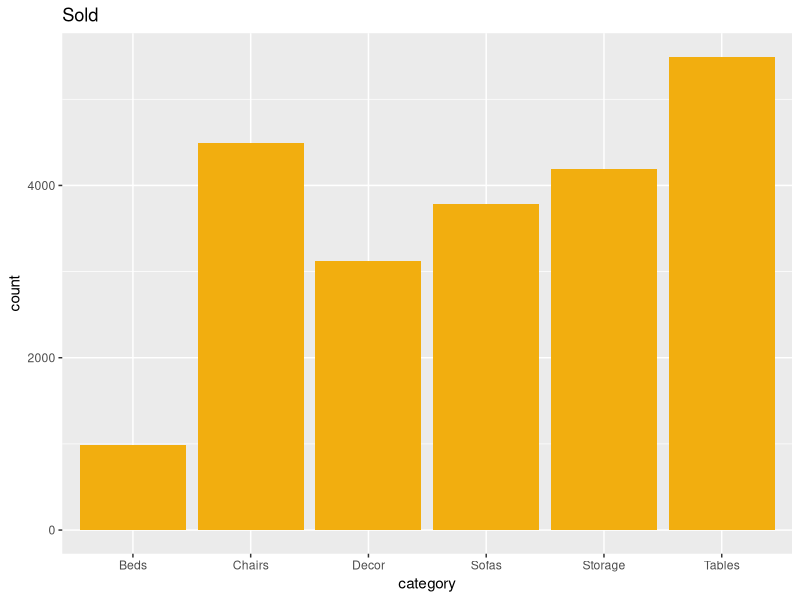
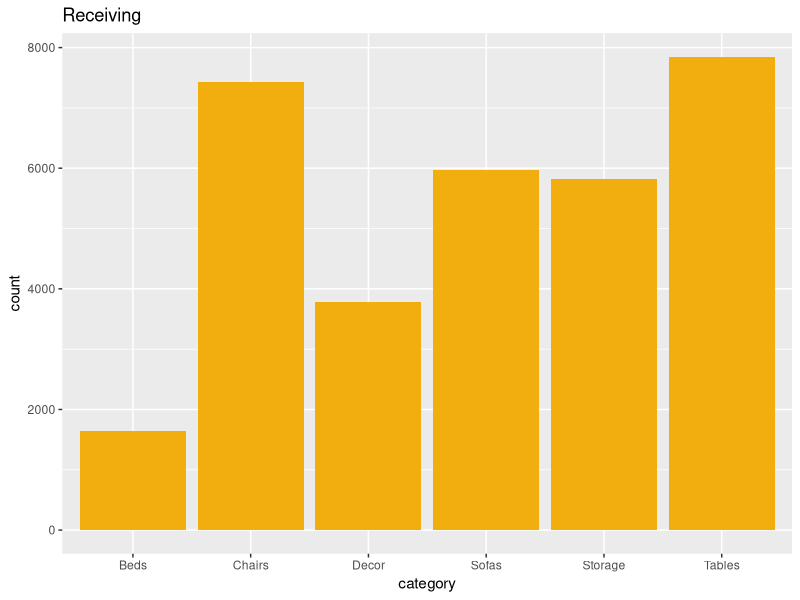
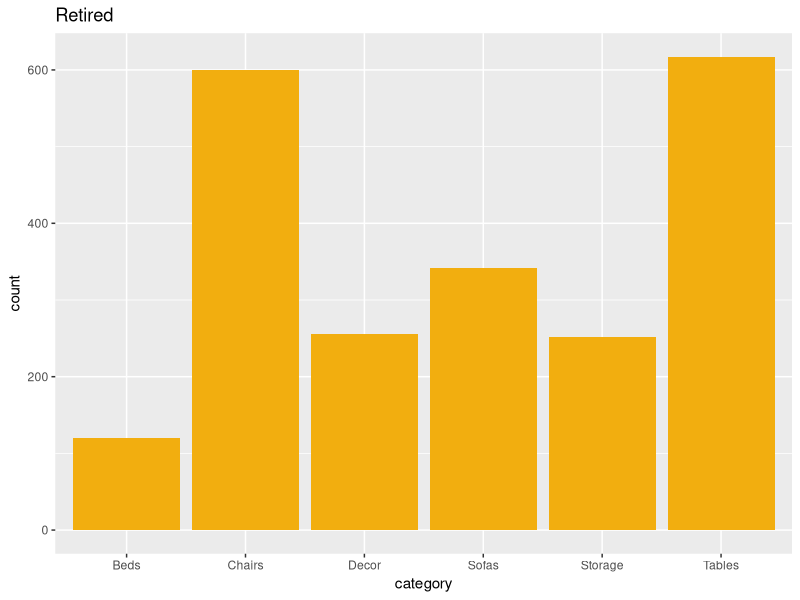
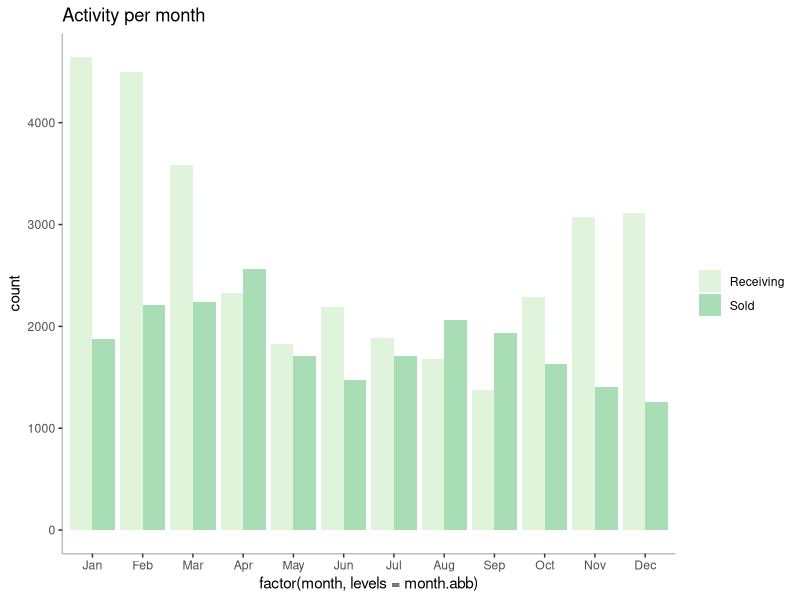
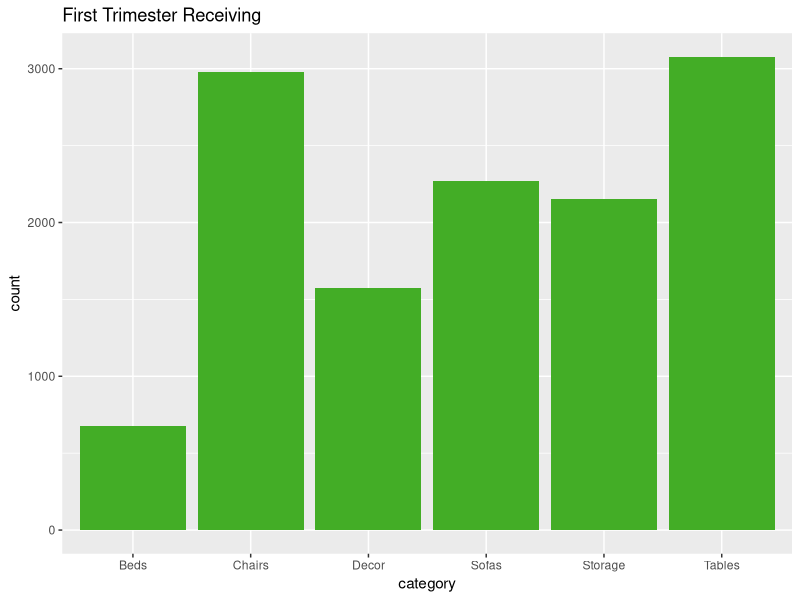

The R script that drew these images, in order: (Note: this script raises an error after producing the figures.)
## ---- chunk 1
library(dplyr)
library(ggplot2)
## ---- chunk 2
setwd("/Users/marielpacada/kaiyo-traffic")
categories <- read.csv("categories.csv") 
warehouse <- read.csv("warehouse_flux.csv", stringsAsFactors = FALSE)

# remove duplicates 
warehouse$X <- NULL
warehouse <- unique(warehouse)

# join warehouse data with item categories
names(categories)[1] <- "category_id"
warehouse <- merge(warehouse, categories, by = "category_id")
warehouse$category_id <- NULL

# order by timestamp
warehouse$create_date <- strptime(warehouse$create_date, format = "%Y-%m-%d %H:%M:%S")
warehouse <- warehouse[order(warehouse$create_date),]

# parse month and year from timestamp + delete timestamp
warehouse$year <- as.factor(warehouse$create_date$year + 1900)
warehouse$month <- warehouse$create_date$mon + 1
warehouse$month <- month.abb[warehouse$month]
warehouse$create_date <- NULL
## ---- chunk 3
# which category is highest selling?
sold_data <- warehouse %>% 
               filter(status == "Sold")
ggplot(sold_data, aes(x = category)) + geom_bar(fill = "#F2AE0F") + labs(title = "Sold")

# which _datacategory do we see most of?
receiving_data <- warehouse %>%
                    filter(status == "Receiving")
ggplot(receiving_data, aes(category)) + geom_bar(fill = "#F2AE0F") + labs(title = "Receiving")

# which category is most retired?
retired_data <- warehouse %>% 
                  filter(status == "Retired")
ggplot(retired_data, aes(category)) + geom_bar(fill = "#F2AE0F") + labs(title= "Retired")
## ---- chunk 4
month_data <- warehouse %>% 
                filter(status == "Sold" | status == "Receiving")

ggplot(month_data, aes(x = factor(month, levels = month.abb), fill = status)) + geom_bar(position = position_dodge()) + labs(title = "Activity per month") +
theme(legend.title = element_blank(), panel.grid.major = element_blank(), panel.grid.minor = element_blank(), panel.background = element_blank(), axis.line = element_line(colour = "grey")) +
scale_fill_brewer(palette="GnBu")

# THE FIRST TRIMESTER -- CHECK WHICH CATEGORY OF ITEMS IS RECEIVING THE MOST -- SUGGEST THAT YOU COULD BE MORE SELECTIVE ABOUT THIS -- AND THEN RELATE THIS WITH RETIRED RATIO
## ---- chunk 5
first_tri <- warehouse %>% 
               filter(month == "Jan"|month == "Feb"|month == "Mar") %>% 
               filter(status == "Receiving") %>% 
               group_by(category) %>% 
               summarize(count = n())

ggplot(first_tri, aes(x = category, y = count)) + geom_bar(fill = "#43ad26", stat = "identity") + labs(title = "First Trimester Receiving")

## ---- chunk 6
sold_count_data <- sold_data %>%
                     group_by(category) %>% 
                     summarize(count = n())

receiving_count_data <- receiving_data %>% 
                          group_by(category) %>% 
                          summarize(count = n())

sold_ratio_data <- data.frame(
  category = levels(categories$category),
  sold_ratio = sold_count_data$count / receiving_count_data$count
)

ggplot(sold_ratio_data, aes(x = category, y = sold_ratio)) + geom_bar(fill = "#F2AE0F", stat = "identity") + labs(title = "Sold Ratio") 
## ---- chunk 7
retired_count_data <- retired_data %>%
                        group_by(category) %>% 
                        summarize(count = n())

retired_ratio_data <- data.frame(
  category = levels(categories$category),
  retired_ratio = retired_count_data$count / receiving_count_data$count
)

ggplot(retired_ratio_data, aes(x = category, y = retired_ratio)) + geom_bar(fill = "#F2AE0F", stat = "identity") + labs(title = "Retired Ratio")

## ---- chunk 8
third_of_year <- warehouse %>% 
                   filter(month == "Jan"|month == "Feb"|month == "Mar"|month == "Apr") %>%
                   filter(year == "2018"|year == "2019"|year == "2020")

# this should be two-thirds of the third_of_year data
pre_covid <- third_of_year %>% 
               filter(year != "2020")

# this should be one-third of the third-_of_year_data
covid <- third_of_year %>% 
           filter(year == "2020")

## ---- chunk 9
sales_total <- length(third_of_year$status[third_of_year$status == "Sold"])
sales_before <- length(pre_covid$status[pre_covid$status == "Sold"])
sales_during <- length(covid$status[covid$status == "Sold"])

rec_total <- length(third_of_year$status[third_of_year$status == "Receiving"])
rec_before <- length(pre_covid$status[pre_covid$status == "Receiving"])
rec_during <- length(covid$status[covid$status == "Receiving"])

# this is two-thirds :) 
sales_before / sales_total
sales_during / sales_total

# this actually suggests that the covid receiving is higher (should be 1/3 but is 1/2)
# possibly because people are moving out of tri-state area 
rec_before / rec_total
rec_during / rec_total
## ---- chunk 10
# baseline 2018 and 2019 data
general_activity <- warehouse %>% 
                      filter(year != "2020") %>% 
                      group_by(year, status) %>% 
                      summarise(count = n())

general_yearly <- general_activity %>% 
                    group_by(year) %>% 
                    summarize(count = sum(count))

activity_yearly <- function(activity) {
  data <- general_activity %>%
            filter(status == activity)
  return(data)
}

# grew by nearly 75% 
receive_yearly <- activity_yearly("Receiving")

# not selling as much :( 
sold_yearly <- activity_yearly("Sold")

# increase by 40%
retire_yearly <- activity_yearly("Retired")
## ---- chunk 11
# some items are classified as two different categories!!!
all_received <- receiving_data %>% dplyr::select(status, subitem_id, category)
once_received <- all_received[!duplicated(all_received$subitem_id),]

repeat_received <- all_received %>% group_by(subitem_id) %>% summarize(count = n())
repeat_received <- merge(repeat_received, once_received, by = "subitem_id")
repeat_received <- repeat_received %>% 
                     filter(count > 1) %>% 
                     group_by(category) %>% 
                     summarize(count = n())

ggplot(repeat_received, aes(x = category, y = count)) + geom_bar(fill = "#43ad26", stat = "identity") + labs(title = "Which category is most re-received?")

# CHAIRS ARE RE-RECEIVED MOST OFTEN -- COMPARE THIS TO SOLD COUNT (IN THE BEGINNING) 
